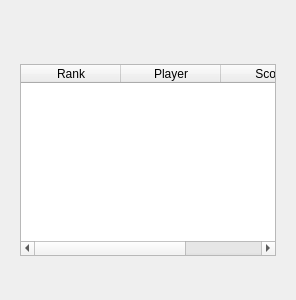
<?xml version="1.0" encoding="UTF-8"?>
<ui version="4.0">
 <class>StandingsView</class>
 <widget class="QWidget" name="StandingsView">
  <property name="windowTitle">
   <string>Standings</string>
  </property>
  <layout class="QVBoxLayout" name="main_layout">
   <item>
    <widget class="QWidget" name="header_container">
     <layout class="QVBoxLayout" name="header_layout">
     </layout>
    </widget>
   </item>
   <item>
    <widget class="QWidget" name="standings_group">
     <layout class="QVBoxLayout" name="standings_layout">
      <item>
       <widget class="QLabel" name="lbl_round_info">
        <property name="text">
         <string/>
        </property>
        <property name="alignment">
         <set>Qt::AlignCenter</set>
        </property>
       </widget>
      </item>
      <item>
       <widget class="QTableWidget" name="table_standings">
        <property name="toolTip">
         <string>Player standings sorted by Score and configured Tiebreakers.</string>
        </property>
        <property name="alternatingRowColors">
         <bool>true</bool>
        </property>
        <property name="selectionBehavior">
         <enum>QAbstractItemView::SelectRows</enum>
        </property>
        <property name="editTriggers">
         <set>QAbstractItemView::NoEditTriggers</set>
        </property>
        <column>
         <property name="text">
          <string>Rank</string>
         </property>
        </column>
        <column>
         <property name="text">
          <string>Player</string>
         </property>
        </column>
        <column>
         <property name="text">
          <string>Score</string>
         </property>
        </column>
       </widget>
      </item>
     </layout>
    </widget>
   </item>
   <item>
    <widget class="QWidget" name="placeholder_container">
     <layout class="QVBoxLayout" name="placeholder_layout"/>
    </widget>
   </item>
  </layout>
 </widget>
 <resources/>
 <connections/>
</ui>
